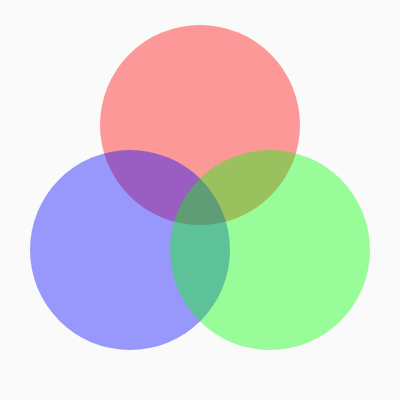
Frame 1 (no input)
Frame 60 (no input): identical to frame 1, image omitted
Frame 120 (the mouse pressed at the canvas centre since frame 60): identical to frame 1, image omitted

The p5.js sketch that drew this single still picture (run headless with seeded random() and noise() and a simulated clock; from frame 60 on, the mouse is pressed at the canvas centre):

// p5.js sketch
// ── sketch.js
function setup() {
  createCanvas(400, 400);
}

function draw() {
  background(250);
  noStroke();

  fill(255, 0, 0, 100);
  circle(200, 125, 200);
  
  fill(0, 0, 255, 100);
  circle(130, 250, 200);
 
 
  fill(0, 255, 0, 100);
  circle(270, 250, 200);

}
